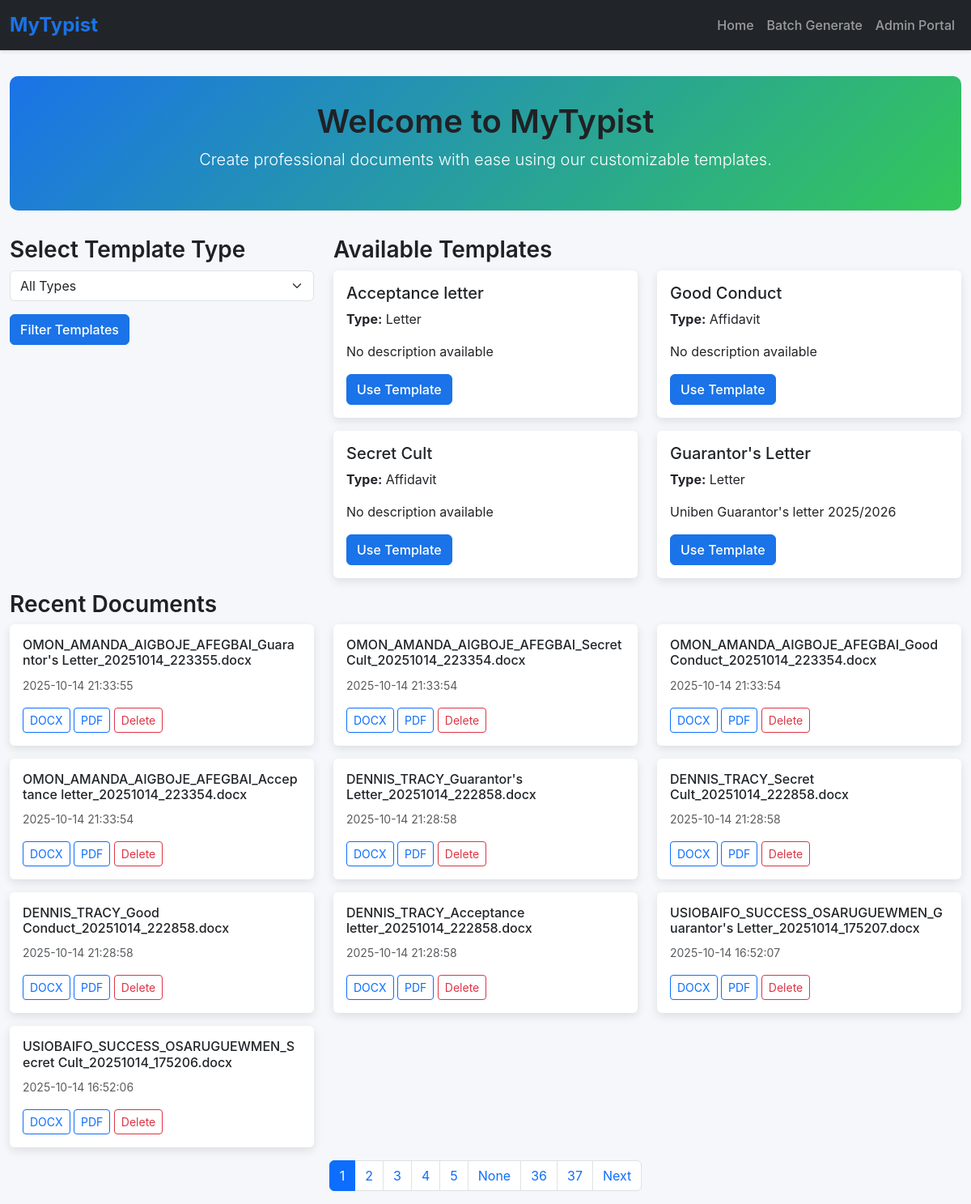
Before: / with the older database file.
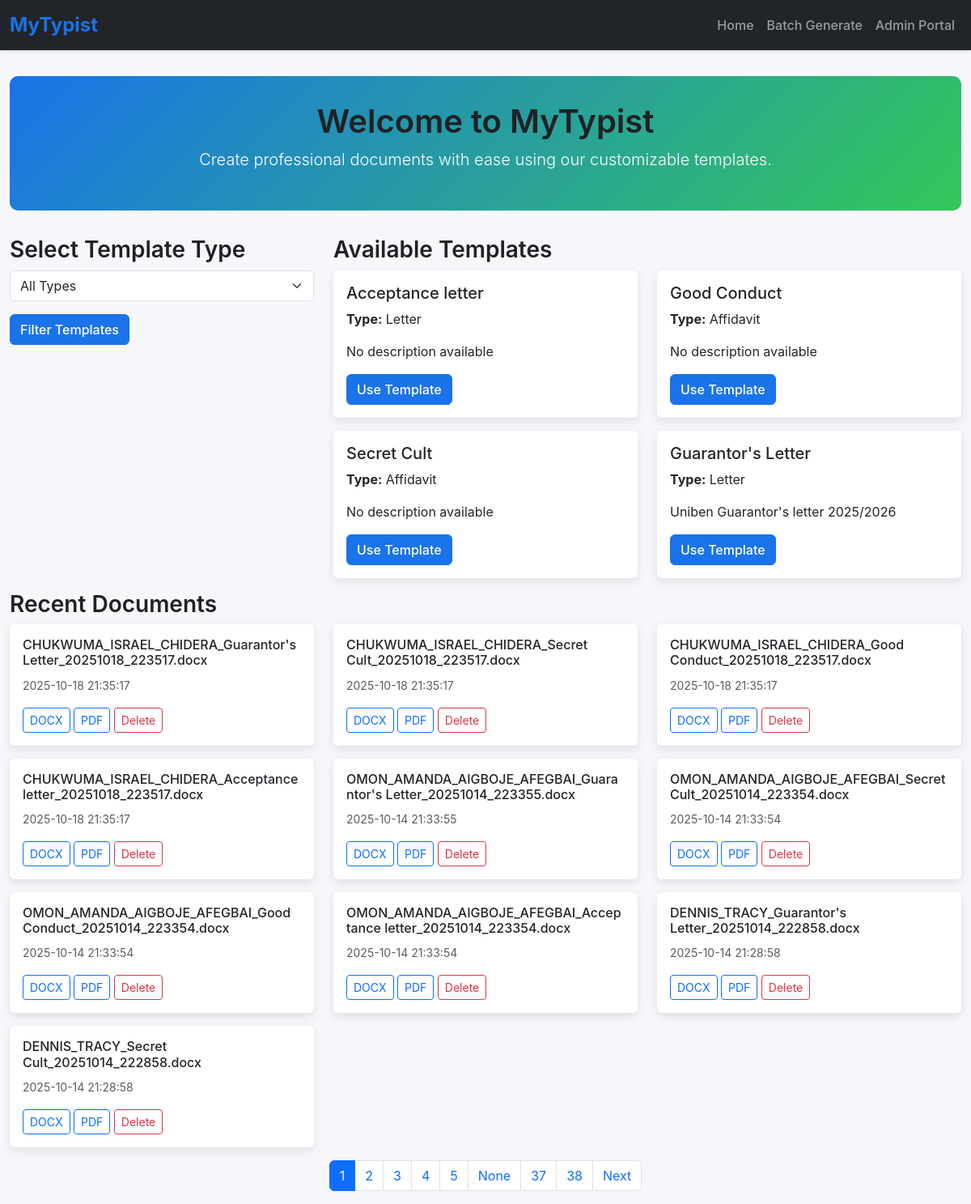
After: the same page with the newer database file.
### app.py (models this page shows)
class Template(db.Model):
    __tablename__ = 'template'
    id = db.Column(db.Integer, primary_key=True)
    name = db.Column(db.String(100), nullable=False)
    type = db.Column(db.String(50), nullable=False)
    file_path = db.Column(db.String(200), nullable=False)
    description = db.Column(db.Text)
    font_family = db.Column(db.String(50), default='Times New Roman')
    font_size = db.Column(db.Integer, default=12)
    margin_top = db.Column(db.Float, default=1.0)
    margin_bottom = db.Column(db.Float, default=1.0)
    margin_left = db.Column(db.Float, default=1.0)
    margin_right = db.Column(db.Float, default=1.0)
    default_line_spacing = db.Column(db.Float, default=1.0)
    is_active = db.Column(db.Boolean, default=True)
    created_at = db.Column(db.DateTime, default=lambda: datetime.now(timezone.utc))
    updated_at = db.Column(db.DateTime, default=lambda: datetime.now(timezone.utc),
                          onupdate=lambda: datetime.now(timezone.utc))
    placeholders = db.relationship('Placeholder', back_populates='template',
                                   cascade="all, delete-orphan")
    created_documents = db.relationship('CreatedDocument', back_populates='template',
                                        cascade="all, delete-orphan")

class CreatedDocument(db.Model):
    __tablename__ = 'created_document'
    id = db.Column(db.Integer, primary_key=True)
    template_id = db.Column(db.Integer, db.ForeignKey('template.id'), nullable=False)
    user_name = db.Column(db.String(100), nullable=False)
    user_email = db.Column(db.String(100))
    file_path = db.Column(db.String(200), nullable=False)
    original_filename = db.Column(db.String(200))
    file_size = db.Column(db.Integer)
    created_at = db.Column(db.DateTime, default=lambda: datetime.now(timezone.utc))
    batch_id = db.Column(db.String(50), nullable=True)
    user_inputs = db.Column(db.Text)  # JSON storage of inputs
    template = db.relationship('Template', back_populates='created_documents')

### app.py (the view)
@app.route('/')
@cache.cached(timeout=30)  # Cache for 30 seconds to improve performance
def index():
    page = request.args.get('page', 1, type=int)
    type_filter = request.args.get('type', '')
    query = Template.query.filter_by(is_active=True)
    if type_filter:
        query = query.filter_by(type=type_filter)
    types = cache.get('template_types')
    if types is None:
        types = [t[0] for t in db.session.query(Template.type).distinct().all()]
        cache.set('template_types', types, timeout=300)  # Cache for 5 minutes
    templates = query.with_entities(Template.id, Template.name, Template.type, Template.description).all()
    recent_docs = CreatedDocument.query.order_by(CreatedDocument.created_at.desc()).paginate(
        page=page, per_page=10, error_out=False
    )
    return render_template('index.html', types=types, templates=templates,
                         recent_docs=recent_docs, page=page, total_pages=recent_docs.pages)

### templates/index.html (shortened to what this page needs)
{% extends 'base.html' %}
{% block content %}
<div class="hero text-center">
    <h1>Welcome to MyTypist</h1>
    <p class="lead">Create professional documents with ease using our customizable templates.</p>
</div>
<div class="row">
    <div class="col-md-4 mb-4">
        <h3>Select Template Type</h3>
        <form method="GET" action="{{ url_for('index') }}">
            <div class="mb-3">
                <select name="type" class="form-select">
                    <option value="">All Types</option>
                </select>
            </div>
            <button type="submit" class="btn btn-primary">Filter Templates</button>
        </form>
    </div>
    <div class="col-md-8">
        <h3>Available Templates</h3>
        {% if templates %}
        <div class="row">
            {% for template in templates %}
            <div class="col-md-6 mb-3">
                <div class="card">
                    <div class="card-body">
                        <h5 class="card-title">{{ template.name }}</h5>
                        <p class="card-text"><strong>Type:</strong> {{ template.type }}</p>
                        <p class="card-text">{{ template.description or 'No description available' }}</p>
                        <a href="{{ url_for('create', template_id=template.id) }}" class="btn btn-primary">Use Template</a>
                    </div>
                </div>
            </div>
            {% endfor %}
        </div>
        {% else %}
        <p>No templates available. Please contact the administrator.</p>
        {% endif %}
    </div>
</div>
<h3>Recent Documents</h3>
{% if recent_docs.items %}
<div class="row">
    {% for doc in recent_docs.items %}
    <div class="col-md-4 mb-3">
        <div class="card">
            <div class="card-body">
                <h6 class="card-title">{{ doc.original_filename }}</h6>
                <p class="card-text"><small class="text-muted">{{ doc.created_at.strftime('%Y-%m-%d %H:%M:%S') }}</small></p>
                <a href="{{ url_for('download', document_id=doc.id, format='docx') }}" class="btn btn-sm btn-outline-primary">DOCX</a>
                <a href="{{ url_for('download', document_id=doc.id, format='pdf') }}" class="btn btn-sm btn-outline-primary">PDF</a>
                <a href="{{ url_for('delete_document', document_id=doc.id) }}" class="btn btn-sm btn-outline-danger">Delete</a>
            </div>
        </div>
    </div>
    {% endfor %}
</div>
{% else %}
<p>No recent documents.</p>
{% endif %}
{% if recent_docs.has_prev or recent_docs.has_next %}
<nav aria-label="Page navigation">
    <ul class="pagination justify-content-center">
        {% for p in recent_docs.iter_pages() %}
        <li class="page-item {% if p == recent_docs.page %}active{% endif %}">
            <a class="page-link" href="{{ url_for('index', page=p) }}">{{ p }}</a>
        </li>
        {% endfor %}
        {% if recent_docs.has_next %}
        <li class="page-item"><a class="page-link" href="{{ url_for('index', page=recent_docs.next_num) }}">Next</a></li>
        {% endif %}
    </ul>
</nav>
{% endif %}
{% endblock %}

### templates/base.html (shortened to what this page needs)
<!DOCTYPE html>
<html lang="en">
<head>
    <link href="https://cdn.jsdelivr.net/npm/bootstrap@5.3.0/dist/css/bootstrap.min.css" rel="stylesheet">
</head>
<body>
    <nav class="navbar navbar-expand-lg navbar-dark bg-dark">
        <div class="container-fluid">
            <a class="navbar-brand" href="/">MyTypist</a>
            <div class="collapse navbar-collapse" id="navbarNav">
                <ul class="navbar-nav ms-auto">
                    <li class="nav-item"><a class="nav-link" href="/">Home</a></li>
                    <li class="nav-item"><a class="nav-link" href="/batch">Batch Generate</a></li>
                    <li class="nav-item"><a class="nav-link" href="/admin?key=SecretAdmin123">Admin Portal</a></li>
                </ul>
            </div>
        </div>
    </nav>
    <div class="container">
        {% block content %}{% endblock %}
    </div>
</body>
</html>

### templates/base.html (style rules this page uses)
body { font-family: 'Inter', -apple-system, BlinkMacSystemFont, 'Segoe UI', Roboto, sans-serif; background-color: #f5f7fa; }
.navbar { box-shadow: 0 2px 4px rgba(0, 0, 0, 0.1); }
.navbar-brand { font-weight: 700; font-size: 1.5rem; color: #1a73e8 !important; }
.nav-link { font-weight: 500; transition: color 0.2s; }
.container { max-width: 1200px; padding-top: 2rem; }
.hero { background: linear-gradient(135deg, #1a73e8 0%, #34c759 100%); color: white; padding: 2rem; border-radius: 10px; margin-bottom: 2rem; }
.card { border: none; box-shadow: 0 4px 12px rgba(0, 0, 0, 0.1); transition: transform 0.2s; }
.btn-primary { background-color: #1a73e8; border-color: #1a73e8; font-weight: 500; }
h1, h2, h3 { font-weight: 600; color: #202124; }

Changed rows visible on the page:
no longer on this page (row unchanged): CreatedDocument: original_filename "DENNIS_TRACY_Good Conduct_20251014_222858.docx", created_at "2025-10-14 21:28:58"
no longer on this page (row unchanged): CreatedDocument: original_filename "DENNIS_TRACY_Acceptance letter_20251014_222858.docx", created_at "2025-10-14 21:28:58"
no longer on this page (row unchanged): CreatedDocument: original_filename "USIOBAIFO_SUCCESS_OSARUGUEWMEN_Guarantor's Letter_20251014_175207.docx", created_at "2025-10-14 16:52:07"
no longer on this page (row unchanged): CreatedDocument: original_filename "USIOBAIFO_SUCCESS_OSARUGUEWMEN_Secret Cult_20251014_175206.docx", created_at "2025-10-14 16:52:06"
added CreatedDocument: original_filename "CHUKWUMA_ISRAEL_CHIDERA_Guarantor's Letter_20251018_223517.docx", created_at "2025-10-18 21:35:17"
added CreatedDocument: original_filename "CHUKWUMA_ISRAEL_CHIDERA_Secret Cult_20251018_223517.docx", created_at "2025-10-18 21:35:17"
added CreatedDocument: original_filename "CHUKWUMA_ISRAEL_CHIDERA_Good Conduct_20251018_223517.docx", created_at "2025-10-18 21:35:17"
added CreatedDocument: original_filename "CHUKWUMA_ISRAEL_CHIDERA_Acceptance letter_20251018_223517.docx", created_at "2025-10-18 21:35:17"
Other visible differences:
new list line: "38"
list line gone: "36"
